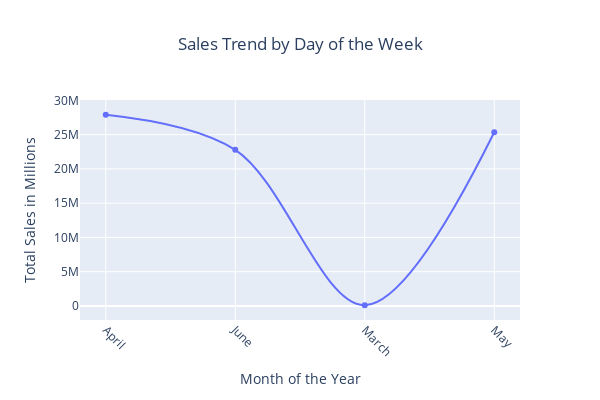

Notebook source saved alongside this figure:
### Code cell
fig = px.line(order_month, x='Month', y='Order', 
    title='Sales Trend by Day of the Week',
    markers=True,
    labels={'Month': 'Month of the Year',
            'Order': 'Total Sales in Millions'},
    line_shape='spline')
fig.update_layout(
    width = 600,
    height = 400,
    xaxis=dict(title='Month of the Year', tickangle=45),
    yaxis=dict(title='Total Sales in Millions'),
    title=dict(x=0.5))
fig.show()

### Figure 1 — Plotly figure (JSON) as saved in the notebook; plotly's stock layout.template omitted (floating-point values rounded to 4 significant figures)
{"data": [{"hovertemplate": "Month of the Year=%{x}<br>Total Sales in Millions=%{y}<extra></extra>", "legendgroup": "", "line": {"color": "#636efa", "dash": "solid", "shape": "spline"}, "marker": {"symbol": "circle"}, "mode": "lines+markers", "name": "", "orientation": "v", "showlegend": false, "type": "scatter", "x": ["April", "June", "March", "May"], "xaxis": "x", "y": [27904720, 22780972, 98261, 25351488], "yaxis": "y"}], "layout": {"height": 400, "legend": {"tracegroupgap": 0}, "title": {"text": "Sales Trend by Day of the Week", "x": 0.5}, "width": 600, "xaxis": {"anchor": "y", "autorange": true, "domain": [0, 1], "range": [-0.1988, 3.199], "tickangle": 45, "title": {"text": "Month of the Year"}, "type": "category"}, "yaxis": {"anchor": "x", "autorange": true, "domain": [0, 1], "range": [-2055000.0, 30060000.0], "title": {"text": "Total Sales in Millions"}, "type": "linear"}}}
